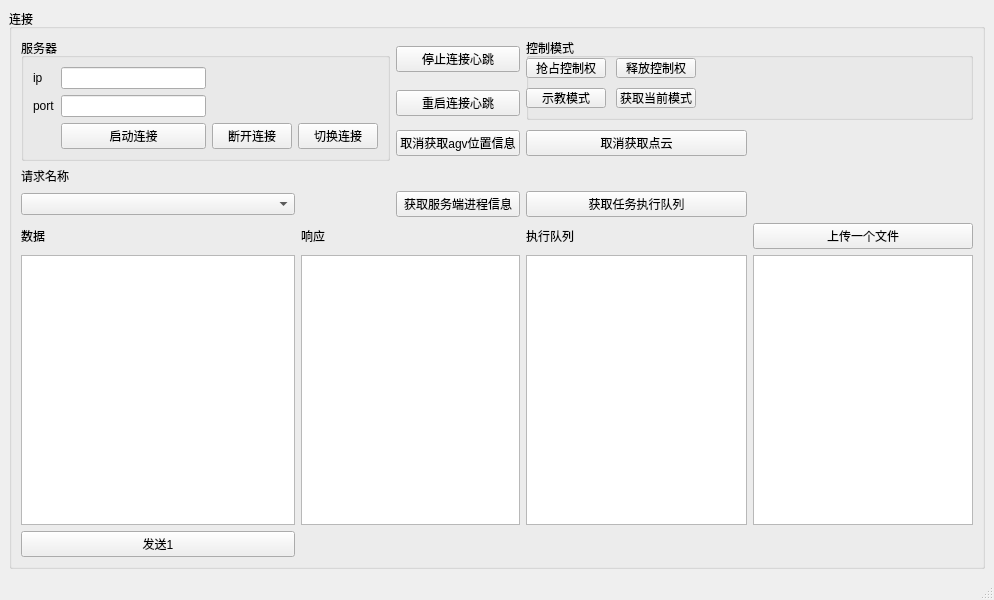
<?xml version="1.0" encoding="UTF-8"?>
<ui version="4.0">
 <class>MainWindow</class>
 <widget class="QMainWindow" name="MainWindow">
  <property name="geometry">
   <rect>
    <x>0</x>
    <y>0</y>
    <width>994</width>
    <height>600</height>
   </rect>
  </property>
  <property name="windowTitle">
   <string>MainWindow</string>
  </property>
  <widget class="QWidget" name="centralwidget">
   <layout class="QGridLayout" name="gridLayout_3">
    <item row="0" column="0">
     <widget class="QGroupBox" name="groupBox">
      <property name="title">
       <string>连接</string>
      </property>
      <layout class="QGridLayout" name="gridLayout">
       <item row="0" column="0" rowspan="3" colspan="2">
        <widget class="QGroupBox" name="groupBox_2">
         <property name="title">
          <string>服务器</string>
         </property>
         <layout class="QGridLayout" name="gridLayout_2">
          <item row="0" column="0">
           <widget class="QLabel" name="label">
            <property name="text">
             <string>ip</string>
            </property>
           </widget>
          </item>
          <item row="0" column="1">
           <widget class="QLineEdit" name="lineEdit_ip"/>
          </item>
          <item row="1" column="0">
           <widget class="QLabel" name="label_2">
            <property name="text">
             <string>port</string>
            </property>
           </widget>
          </item>
          <item row="1" column="1">
           <widget class="QLineEdit" name="lineEdit_port"/>
          </item>
          <item row="2" column="1">
           <widget class="QPushButton" name="pushButton_start">
            <property name="text">
             <string>启动连接</string>
            </property>
           </widget>
          </item>
          <item row="2" column="2">
           <widget class="QPushButton" name="pushButton_close">
            <property name="text">
             <string>断开连接</string>
            </property>
           </widget>
          </item>
          <item row="2" column="3">
           <widget class="QPushButton" name="pushButton_switch">
            <property name="text">
             <string>切换连接</string>
            </property>
           </widget>
          </item>
         </layout>
        </widget>
       </item>
       <item row="7" column="4">
        <widget class="QListWidget" name="listWidget_executionQueue"/>
       </item>
       <item row="2" column="2">
        <widget class="QPushButton" name="pushButton_agv_positon">
         <property name="text">
          <string>取消获取agv位置信息</string>
         </property>
        </widget>
       </item>
       <item row="4" column="0">
        <widget class="QComboBox" name="comboBox"/>
       </item>
       <item row="6" column="0">
        <widget class="QLabel" name="label_data">
         <property name="text">
          <string>数据</string>
         </property>
        </widget>
       </item>
       <item row="2" column="4">
        <widget class="QPushButton" name="pushButton_point_cloud">
         <property name="text">
          <string>取消获取点云</string>
         </property>
        </widget>
       </item>
       <item row="0" column="2">
        <widget class="QPushButton" name="pushButton_stop_hb">
         <property name="text">
          <string>停止连接心跳</string>
         </property>
        </widget>
       </item>
       <item row="0" column="4" rowspan="2" colspan="2">
        <widget class="QGroupBox" name="groupBox_3">
         <property name="title">
          <string>控制模式</string>
         </property>
         <widget class="QPushButton" name="pushButton_set_manual">
          <property name="geometry">
           <rect>
            <x>0</x>
            <y>20</y>
            <width>80</width>
            <height>20</height>
           </rect>
          </property>
          <property name="text">
           <string>抢占控制权</string>
          </property>
         </widget>
         <widget class="QPushButton" name="pushButton_set_auto">
          <property name="geometry">
           <rect>
            <x>90</x>
            <y>20</y>
            <width>80</width>
            <height>20</height>
           </rect>
          </property>
          <property name="text">
           <string>释放控制权</string>
          </property>
         </widget>
         <widget class="QPushButton" name="pushButton_get_model">
          <property name="geometry">
           <rect>
            <x>90</x>
            <y>50</y>
            <width>80</width>
            <height>20</height>
           </rect>
          </property>
          <property name="text">
           <string>获取当前模式</string>
          </property>
         </widget>
         <widget class="QPushButton" name="pushButton_teaching">
          <property name="geometry">
           <rect>
            <x>0</x>
            <y>50</y>
            <width>80</width>
            <height>20</height>
           </rect>
          </property>
          <property name="text">
           <string>示教模式</string>
          </property>
         </widget>
        </widget>
       </item>
       <item row="6" column="5">
        <widget class="QPushButton" name="pushButton_uploadfile">
         <property name="text">
          <string>上传一个文件</string>
         </property>
        </widget>
       </item>
       <item row="6" column="1">
        <widget class="QLabel" name="label_response">
         <property name="text">
          <string>响应</string>
         </property>
        </widget>
       </item>
       <item row="6" column="4">
        <widget class="QLabel" name="label_3">
         <property name="text">
          <string>执行队列</string>
         </property>
        </widget>
       </item>
       <item row="4" column="2">
        <widget class="QPushButton" name="pushButton">
         <property name="text">
          <string>获取服务端进程信息</string>
         </property>
        </widget>
       </item>
       <item row="7" column="1" colspan="2">
        <widget class="QPlainTextEdit" name="plainTextEdit_response"/>
       </item>
       <item row="1" column="2">
        <widget class="QPushButton" name="pushButton_restart_hb">
         <property name="text">
          <string>重启连接心跳</string>
         </property>
        </widget>
       </item>
       <item row="3" column="0">
        <widget class="QLabel" name="label_requestname">
         <property name="text">
          <string>请求名称</string>
         </property>
        </widget>
       </item>
       <item row="7" column="0">
        <widget class="QPlainTextEdit" name="plainTextEdit_send1"/>
       </item>
       <item row="8" column="0">
        <widget class="QPushButton" name="pushButton_send1">
         <property name="text">
          <string>发送1</string>
         </property>
        </widget>
       </item>
       <item row="7" column="5">
        <widget class="QPlainTextEdit" name="plainTextEdit_uploadfile"/>
       </item>
       <item row="4" column="4">
        <widget class="QPushButton" name="pushButton_get_task_queue">
         <property name="text">
          <string>获取任务执行队列</string>
         </property>
        </widget>
       </item>
      </layout>
     </widget>
    </item>
   </layout>
  </widget>
  <widget class="QMenuBar" name="menubar">
   <property name="geometry">
    <rect>
     <x>0</x>
     <y>0</y>
     <width>994</width>
     <height>21</height>
    </rect>
   </property>
  </widget>
  <widget class="QStatusBar" name="statusbar"/>
 </widget>
 <resources/>
 <connections/>
</ui>
